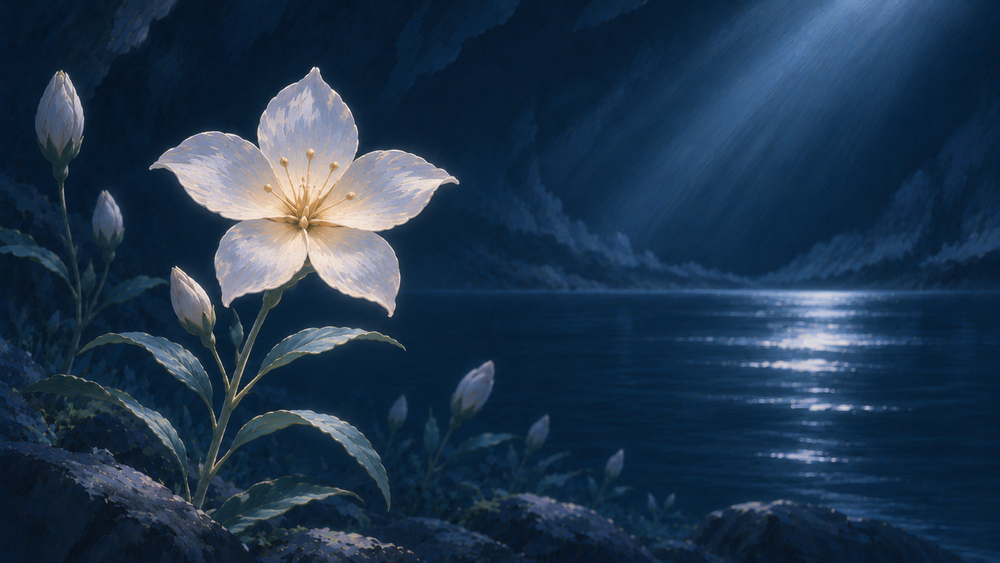
#> input picture dm/episode-01/ending/images/adopted/CUT03_KEY_flower.png, 1000 x 563 px, shrunk from 1672 x 941 before the run
$ python -i prepare_flow_bundle.py   (imports and definitions only)
#> lines starting #> are read from the running program, lines starting #| are printed output that depends on the picture
#!/usr/bin/env python3
"""Assemble a clean, drag-and-drop upload folder for Google Flow (Gemini Omni 1.2 Flash).

Copies clean-rendered v14.10 MP4s and text-free reference art into one bundle directory,
and produces a text-free crop of WH01_identity_sheet.png (side + oblique front views)
so no Japanese header labels leak into video generation.
"""
import argparse
import shutil
from pathlib import Path

from PIL import Image

HERE = Path(__file__).resolve().parent
OMNI_DIR = HERE.parent
ENDING_DIR = OMNI_DIR.parent.parent  # dm/episode-01/ending


def make_clean_wh01_crop(src_path: Path, dst_path: Path):
    """Extract the top two panels (side & oblique front) without header/panel text bars."""
#> called with dst_path = 'out.png'
    im = Image.open(src_path).convert("RGB")
#> im is the input picture: PIL image 1000x563 RGB; mean R, G, B 32.2, 54.2, 77.4
    w, h = im.size
#> w = 1000; h = 563
    # Header bar occupies ~48px at top, panel labels occupy ~36px inside each quadrant top.
    # Middle divider sits around y=496 and x=806 on the 1612x956 sheet.
    y0 = int(h * 0.11)
#> y0 = 61
    y1 = int(h * 0.50)
#> y1 = 281
    left = im.crop((int(w * 0.01), y0, int(w * 0.49), y1))
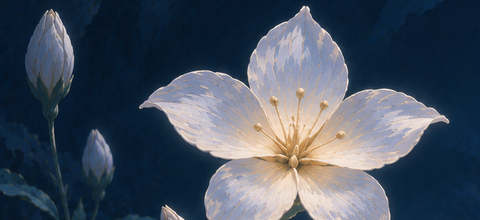
#> left: PIL image 480x220 RGB; mean R, G, B 70.9, 81.2, 95.5
    right = im.crop((int(w * 0.51), y0, int(w * 0.99), y1))
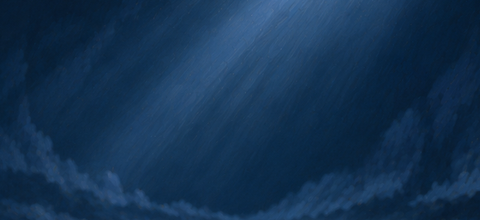
#> right: PIL image 480x220 RGB; mean R, G, B 19.9, 49.9, 81
    gap = 12
    out = Image.new("RGB", (left.width + right.width + gap, left.height), (138, 138, 138))
#> out: PIL image 972x220 RGB; every value is 138
    out.paste(left, (0, 0))
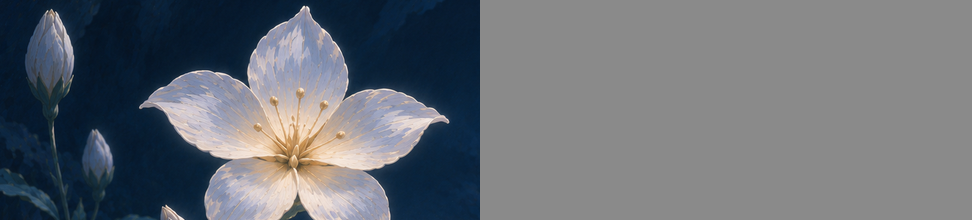
#> out: PIL image 972x220 RGB; mean R, G, B 104.9, 109.9, 117
    out.paste(right, (left.width + gap, 0))
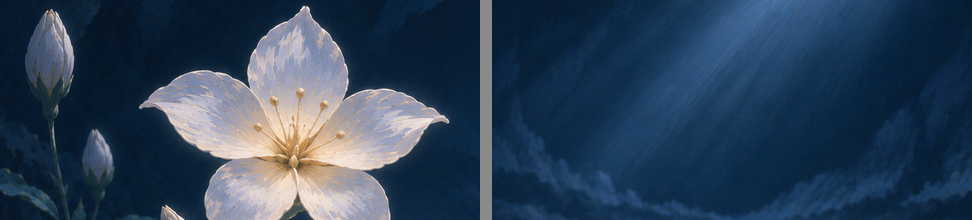
#> out: PIL image 972x220 RGB; mean R, G, B 46.6, 66.4, 88.9
    out.save(dst_path, optimize=True)


def main():
    ap = argparse.ArgumentParser(description="Prepare Google Flow upload bundle for Omni 1.2 Flash PoC.")
    ap.add_argument("--mp4-dir", type=Path, action="append", required=True, help="Directory containing *_v14_10_clean.mp4")
    ap.add_argument("--out", type=Path, required=True)
    args = ap.parse_args()

    videos_dir = args.out / "01_base_videos"
    refs_dir = args.out / "02_reference_images"
    videos_dir.mkdir(parents=True, exist_ok=True)
    refs_dir.mkdir(parents=True, exist_ok=True)

    copied_mp4 = []
    for d in args.mp4_dir:
        for p in sorted(d.glob("*_v14_10_clean.mp4")):
            dst = videos_dir / p.name
            shutil.copy2(p, dst)
            copied_mp4.append(dst.name)

    ref_files = [
        ENDING_DIR / "images" / "adopted" / "CUT09_KEY_climax.png",
        ENDING_DIR / "images" / "adopted" / "CUT05_KEY_whale_emerges.png",
        ENDING_DIR / "images" / "adopted" / "CUT02_KEY_moon.png",
        ENDING_DIR / "v8" / "keyframe-test" / "refs" / "style_ref_painterly.png",
    ]
    for src in ref_files:
        if src.exists():
            shutil.copy2(src, refs_dir / src.name)

    wh01_src = ENDING_DIR / "v8" / "keyframe-test" / "refs" / "WH01_identity_sheet.png"
    if wh01_src.exists():
        make_clean_wh01_crop(wh01_src, refs_dir / "WH01_clean_side_oblique.png")

    guide_src = OMNI_DIR / "handoff" / "flow_poc_guide.md"
    if guide_src.exists():
        shutil.copy2(guide_src, args.out / "00_FLOW_PROMPTS_AND_GUIDE.md")

    print(f"Bundle ready at {args.out}")
    print(f"  Videos: {copied_mp4}")
    print(f"  Refs:   {[p.name for p in sorted(refs_dir.iterdir())]}")


# [2 lines not run here, left out]

>>> result = make_clean_wh01_crop('../../../images/adopted/CUT03_KEY_flower.png', 'out.png')
